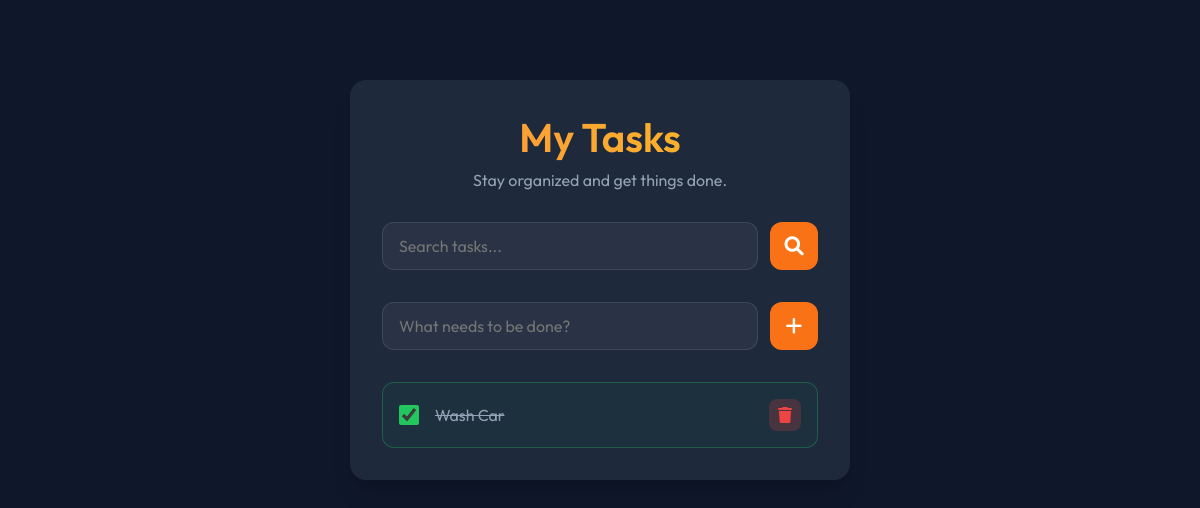
The app's page /, older data.
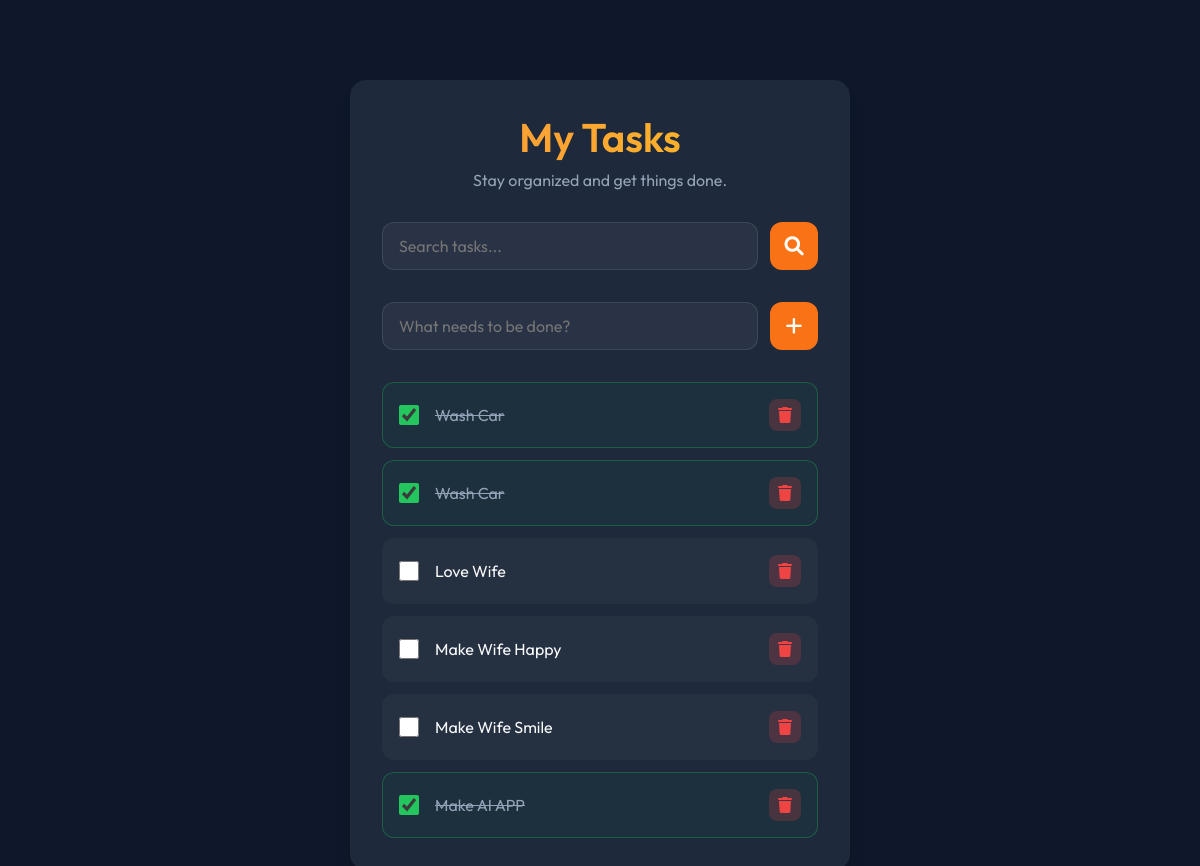
The same page, newer data.
### tables this page shows
CREATE TABLE todo (
                id INTEGER PRIMARY KEY AUTOINCREMENT,
                title TEXT NOT NULL,
                complete BOOLEAN NOT NULL CHECK (complete IN (0, 1))
            );

### app.py (the view)
@app.route('/')
def index():
    query = request.args.get('q')
    with sqlite3.connect(DB_NAME) as conn:
        cursor = conn.cursor()
        if query:
            cursor.execute("SELECT * FROM todo WHERE title LIKE ?", ('%' + query + '%',))
        else:
            cursor.execute("SELECT * FROM todo")
        todos = cursor.fetchall() # Returns list of tuples (id, title, complete)
    return render_template('index.html', todos=todos)

### templates/index.html (shortened to what this page needs)
<!DOCTYPE html>
<html lang="en">
<head>
    <link rel="stylesheet" href="{{ url_for('static', filename='style.css') }}">
    <link rel="stylesheet" href="https://cdnjs.cloudflare.com/ajax/libs/font-awesome/6.0.0/css/all.min.css">
</head>
<body>
    <div class="container">
        <header>
            <h1>My Tasks</h1>
            <p>Stay organized and get things done.</p>
        </header>
        <form action="/" method="GET" class="add-form">
            <input type="text" name="q" placeholder="Search tasks..." value="{{ request.args.get('q', '') }}">
            <button type="submit"><i class="fas fa-search"></i></button>
        </form>
        <form action="/add" method="POST" class="add-form">
            <input type="text" name="title" placeholder="What needs to be done?" required autocomplete="off">
            <button type="submit"><i class="fas fa-plus"></i></button>
        </form>
        <ul class="todo-list" id="todoList">
            {% for todo in todos %}
            <li class="todo-item {% if todo[2] %}completed{% endif %}">
                <label class="todo-label">
                    <input type="checkbox" class="todo-checkbox" {% if todo[2] %}checked{% endif %} onchange="window.location.href='/update/{{ todo[0] }}'">
                    <span class="todo-text">{{ todo[1] }}</span>
                </label>
                <div class="actions">
                    <a href="/delete/{{ todo[0] }}" class="btn-delete" title="Delete Task">
                        <i class="fas fa-trash"></i>
                    </a>
                </div>
            </li>
            {% else %}
            <li class="empty-state">
                <p>No tasks yet. Add one above!</p>
            </li>
            {% endfor %}
        </ul>
    </div>
</body>
</html>

### static/style.css (style rules this page uses)
:root { --bg-color: #0f172a; --card-bg: #1e293b; --text-primary: #f8fafc; --text-secondary: #94a3b8; --accent-color: #f97316; --accent-hover: #ea580c; --danger-color: #ef4444; --success-color: #22c55e; --border-radius: 16px; --shadow: 0 4px 6px -1px rgb(0 0 0 / 0.1), 0 2px 4px -2px rgb(0 0 0 / 0.1); }
* { margin: 0; padding: 0; box-sizing: border-box; }
body { font-family: 'Outfit', sans-serif; background-color: var(--bg-color); color: var(--text-primary); min-height: 100vh; display: flex; justify-content: center; align-items: flex-start; padding-top: 5rem; }
.container { width: 100%; max-width: 500px; padding: 2rem; background-color: var(--card-bg); border-radius: var(--border-radius); box-shadow: 0 20px 25px -5px rgb(0 0 0 / 0.1), 0 8px 10px -6px rgb(0 0 0 / 0.1); margin: 0 1rem; }
header { margin-bottom: 2rem; text-align: center; }
header h1 { font-size: 2.5rem; font-weight: 600; background: linear-gradient(to right, #fb923c, #fbbf24); -webkit-background-clip: text; background-clip: text; -webkit-text-fill-color: transparent; margin-bottom: 0.5rem; }
header p { color: var(--text-secondary); }
.add-form { display: flex; gap: 0.75rem; margin-bottom: 2rem; }
.add-form input { flex: 1; background-color: rgba(255, 255, 255, 0.05); border: 1px solid rgba(255, 255, 255, 0.1); border-radius: 12px; padding: 0.75rem 1rem; color: var(--text-primary); font-family: inherit; font-size: 1rem; transition: all 0.2s ease; }
.add-form button { background-color: var(--accent-color); border: none; border-radius: 12px; width: 48px; height: 48px; display: flex; justify-content: center; align-items: center; color: white; font-size: 1.2rem; cursor: pointer; transition: all 0.2s ease; }
.todo-list { list-style: none; display: flex; flex-direction: column; gap: 0.75rem; }
.todo-item { background-color: rgba(255, 255, 255, 0.03); padding: 1rem; border-radius: 12px; display: flex; justify-content: space-between; align-items: center; border: 1px solid transparent; transition: all 0.2s ease; }
.todo-text { flex: 1; margin-right: 1rem; word-break: break-all; }
.todo-item.completed .todo-text { text-decoration: line-through; color: var(--text-secondary); }
.todo-item.completed { border-color: rgba(34, 197, 94, 0.3); background-color: rgba(34, 197, 94, 0.05); }
.actions { display: flex; gap: 0.5rem; }
.actions a { width: 32px; height: 32px; border-radius: 8px; display: flex; justify-content: center; align-items: center; text-decoration: none; transition: all 0.2s ease; }
.btn-delete { background-color: rgba(239, 68, 68, 0.2); color: var(--danger-color); }
.todo-checkbox { width: 20px; height: 20px; margin-right: 1rem; cursor: pointer; accent-color: var(--success-color); }
.todo-label { display: flex; align-items: center; flex: 1; cursor: pointer; }

Row changes from the older to the newer data that the page shows:
added todo: complete "☑", title "Wash Car"
added todo: title "Love Wife"
added todo: title "Make Wife Happy"
added todo: title "Make Wife Smile"
added todo: complete "☑", title "Make AI APP"
